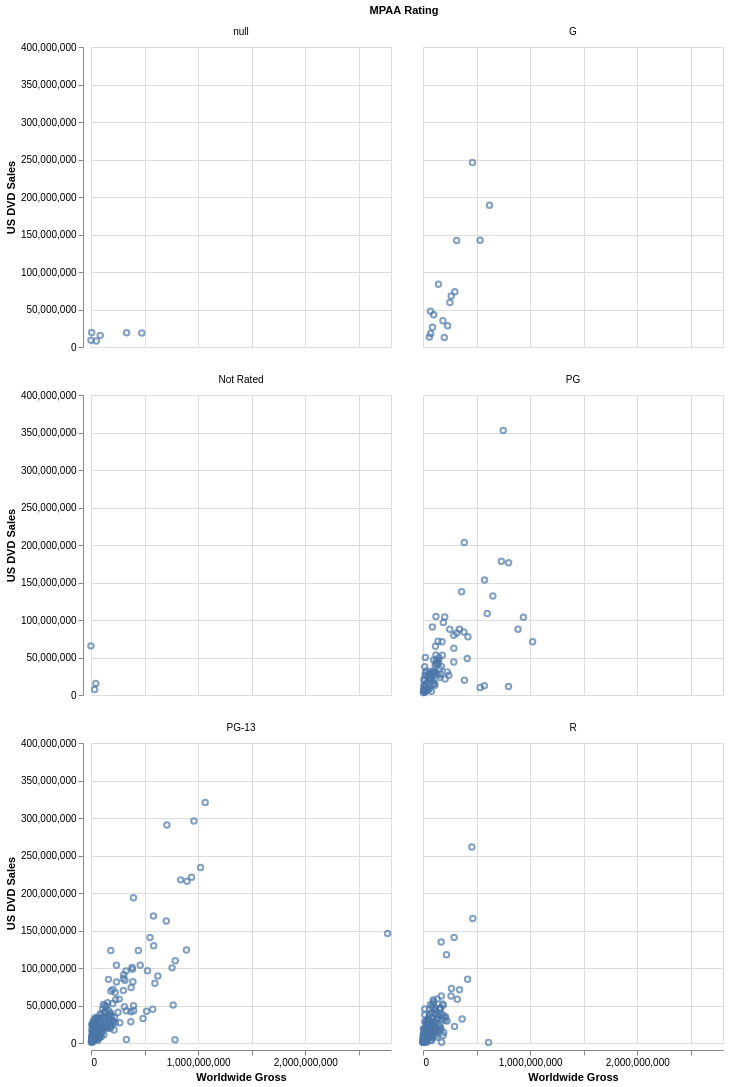

Express this chart as Vega-Lite.
### Vega-Lite specification from a JSON file in a GitHub repository (floating-point values rounded to 4 significant figures; data arrays with more than 128 entries replaced by an {"elided": "..."} marker saying what was removed)
{"$schema": "https://vega.github.io/schema/vega-lite/v4.json", "data": {"values": {"elided": "3201 records"}}, "mark": "point", "encoding": {"facet": {"field": "MPAA Rating", "type": "ordinal", "columns": 2}, "x": {"field": "Worldwide Gross", "type": "quantitative"}, "y": {"field": "US DVD Sales", "type": "quantitative"}}}
